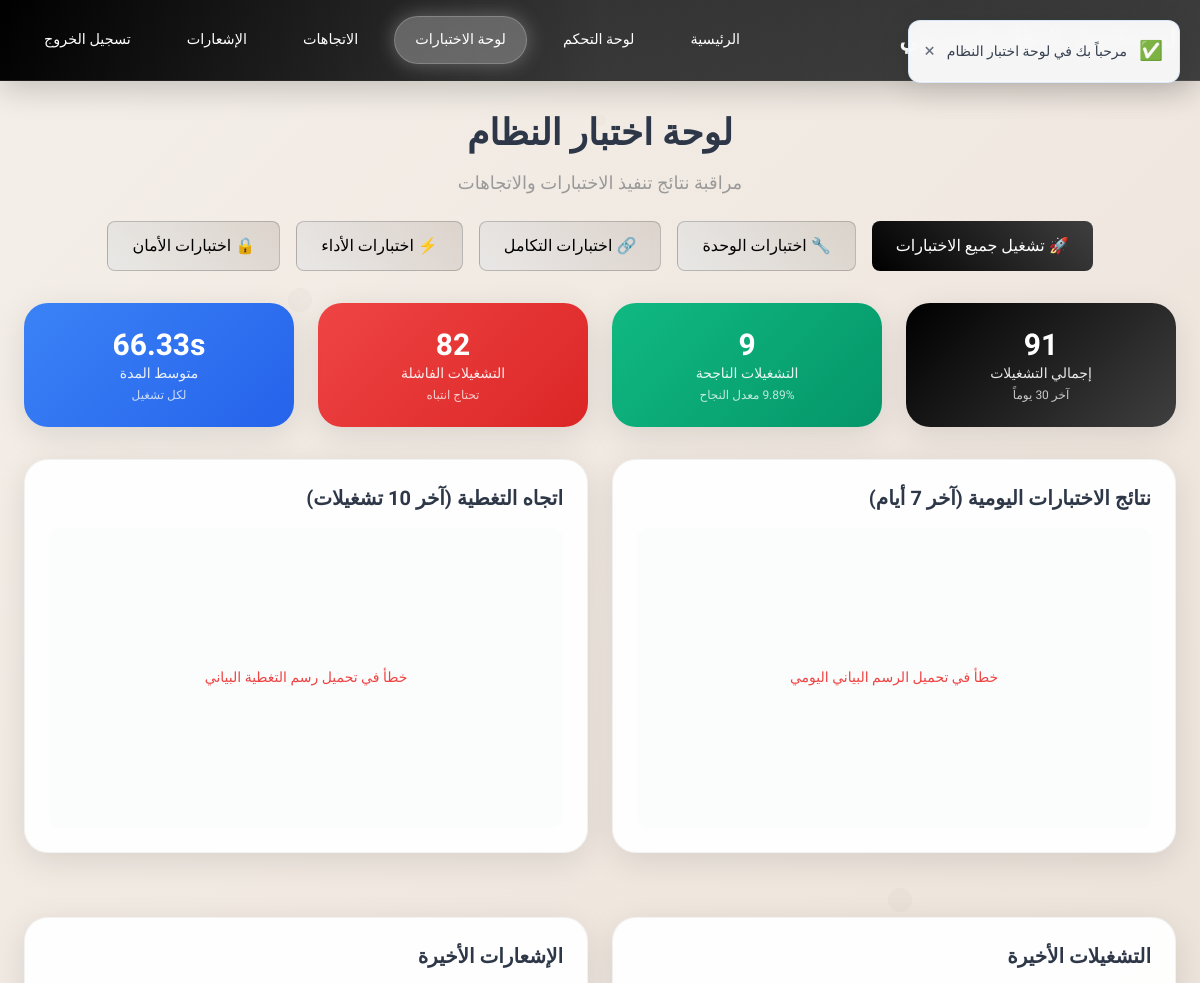
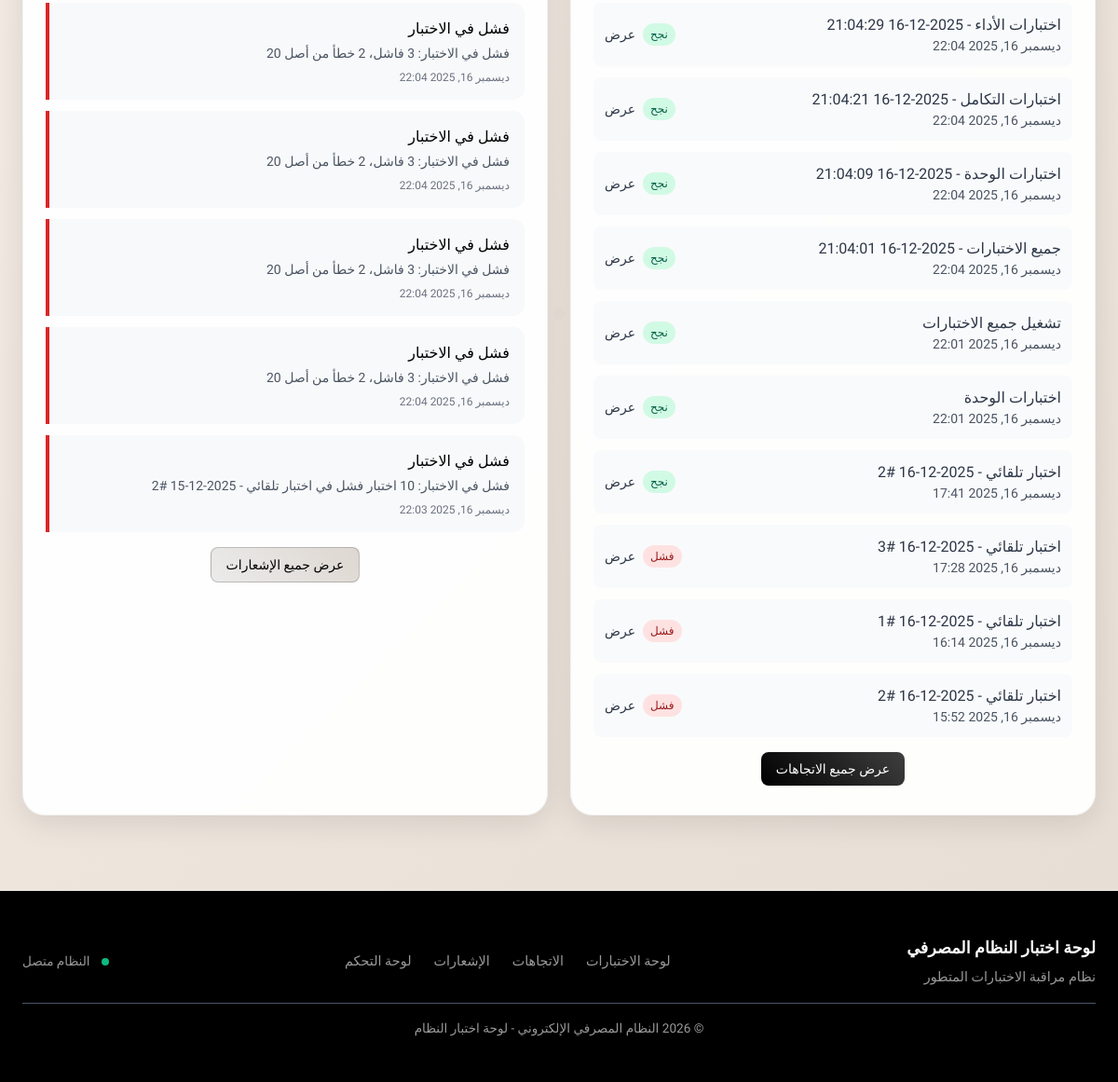
/test-dashboard/ (signed in), run on an earlier commit of the app's database (2 pictures, top to bottom).
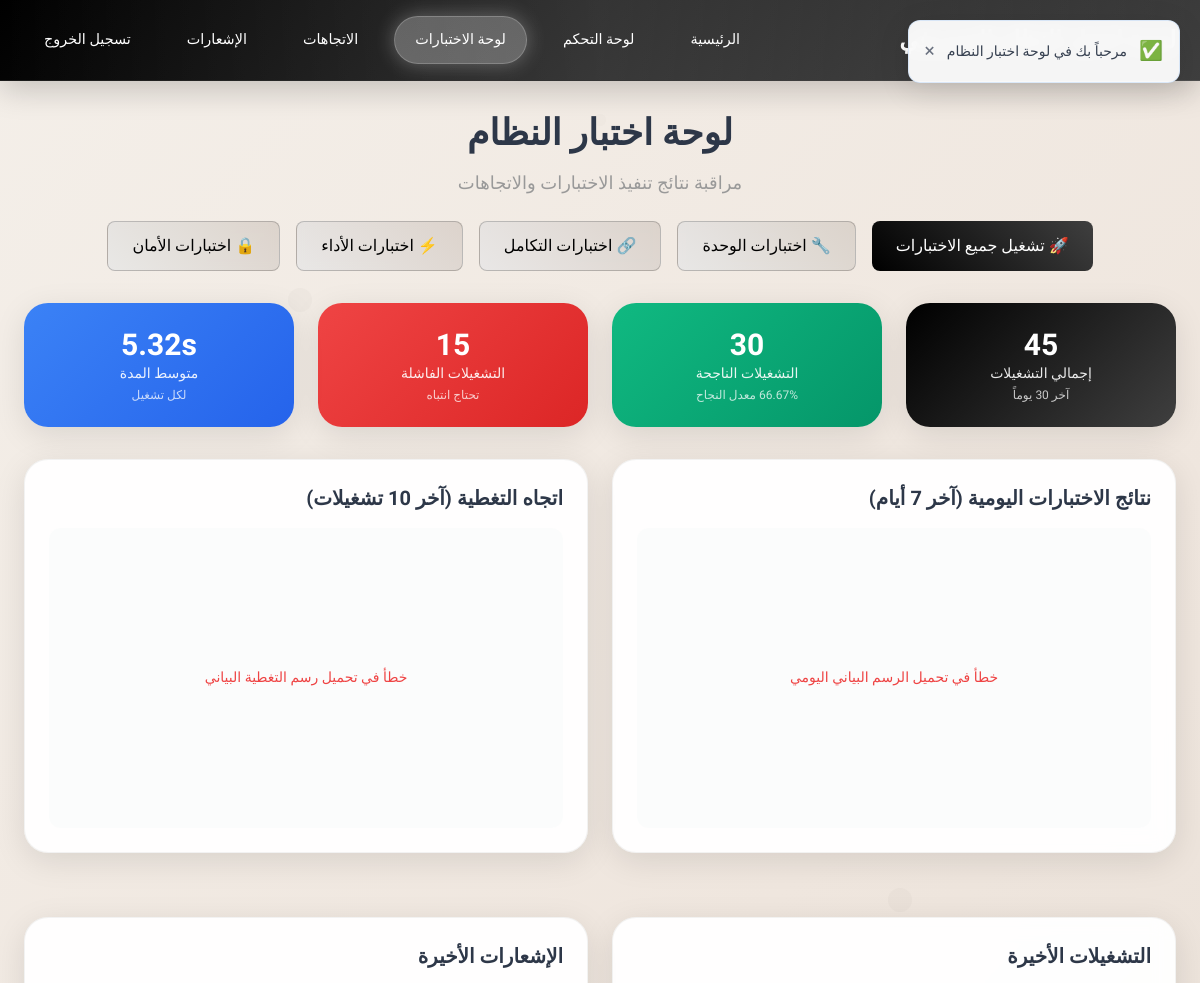
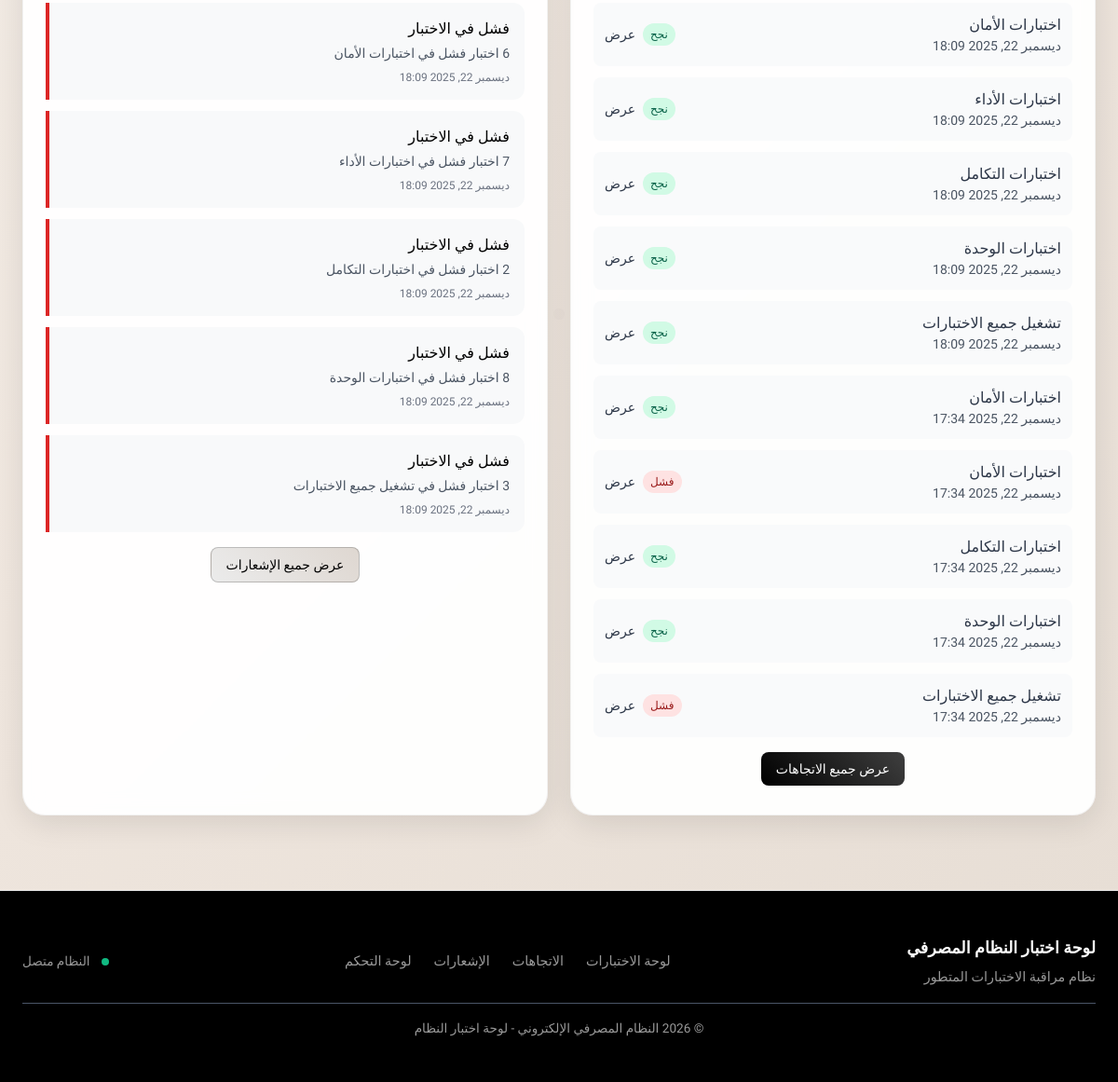
And on a later commit of the database (2 pictures, top to bottom).
### test_dashboard/models.py (models this page shows, shortened)
class TestRun(models.Model):
    STATUS_CHOICES = [
        ('running', 'Running'),
        ('passed', 'Passed'),
        ('failed', 'Failed'),
        ('error', 'Error'),
    ]
    name = models.CharField(max_length=200)
    status = models.CharField(max_length=20, choices=STATUS_CHOICES, default='running')
    start_time = models.DateTimeField(default=timezone.now)
    end_time = models.DateTimeField(null=True, blank=True)
    duration = models.FloatField(null=True, blank=True)
    total_tests = models.IntegerField(default=0)
    passed_tests = models.IntegerField(default=0)
    failed_tests = models.IntegerField(default=0)
    error_tests = models.IntegerField(default=0)
    coverage_percentage = models.FloatField(null=True, blank=True)
    class Meta:
        ordering = ['-start_time']

class TestNotification(models.Model):
    NOTIFICATION_TYPES = [
        ('test_failure', 'Test Failure'),
        ('build_failure', 'Build Failure'),
        ('coverage_drop', 'Coverage Drop'),
    ]
    test_run = models.ForeignKey(TestRun, on_delete=models.CASCADE)
    notification_type = models.CharField(max_length=20, choices=NOTIFICATION_TYPES)
    message = models.TextField()
    created_at = models.DateTimeField(default=timezone.now)
    is_sent = models.BooleanField(default=False)
    class Meta:
        ordering = ['-created_at']

### test_dashboard/views.py (the view)
# urls.py: path('', views.TestDashboardView.as_view(), name='dashboard'),
class TestDashboardView(LoginRequiredMixin, UserPassesTestMixin, ListView):
    template_name = 'test_dashboard/dashboard.html'
    model = TestRun
    context_object_name = 'recent_runs'
    paginate_by = 10
    def test_func(self):
        return self.request.user.is_staff or self.request.user.is_superuser
    def get_context_data(self, **kwargs):
        context = super().get_context_data(**kwargs)
        thirty_days_ago = timezone.now() - timedelta(days=30)
        recent_runs = TestRun.objects.filter(start_time__gte=thirty_days_ago)
        total_runs = recent_runs.count()
        passed_runs = recent_runs.filter(status='passed').count()
        failed_runs = recent_runs.filter(status='failed').count()
        success_rate = (passed_runs / total_runs * 100) if total_runs > 0 else 0
        avg_duration = recent_runs.aggregate(Avg('duration'))['duration__avg'] or 0
        coverage_trend = list(
            recent_runs.exclude(coverage_percentage__isnull=True)
            .order_by('-start_time')[:10]
            .values_list('coverage_percentage', flat=True)
        )
        seven_days_ago = timezone.now() - timedelta(days=7)
        daily_stats = []
        for i in range(7):
            day = seven_days_ago + timedelta(days=i)
            day_start = day.replace(hour=0, minute=0, second=0, microsecond=0)
            day_end = day_start + timedelta(days=1)
            day_runs = recent_runs.filter(
                start_time__gte=day_start,
                start_time__lt=day_end
            )
            daily_stats.append({
                'date': day.strftime('%Y-%m-%d'),
                'total': day_runs.count(),
                'passed': day_runs.filter(status='passed').count(),
                'failed': day_runs.filter(status='failed').count(),
            })
        if not daily_stats or all(stat['total'] == 0 for stat in daily_stats):
            daily_stats = []
            for i in range(7):
                day = seven_days_ago + timedelta(days=i)
                total = 15 + (i * 2)
                passed = int(total * 0.85)
                failed = total - passed
                daily_stats.append({
                    'date': day.strftime('%Y-%m-%d'),
                    'total': total,
                    'passed': passed,
                    'failed': failed,
                })
        if not coverage_trend:
            coverage_trend = [88.5, 87.2, 89.1, 86.8, 90.2, 88.9, 87.6, 89.4, 88.1, 87.8]
        recent_notifications = TestNotification.objects.filter(
            created_at__gte=thirty_days_ago
        )[:5]
        context.update({
            'total_runs': total_runs,
            'passed_runs': passed_runs,
            'failed_runs': failed_runs,
            'success_rate': round(success_rate, 2),
            'avg_duration': round(avg_duration, 2) if avg_duration else 0,
            'coverage_trend': json.dumps(coverage_trend[::-1]),
            'daily_stats': json.dumps(daily_stats),
            'recent_notifications': recent_notifications,
        })
        return context

### templates/test_dashboard/dashboard.html (shortened to what this page needs)
{% load i18n static %}
<!DOCTYPE html>
<html lang="ar" dir="rtl">
<head>
    <link href="https://unpkg.com/tailwindcss@^2.0/dist/tailwind.min.css" rel="stylesheet">
    <link rel="stylesheet" href="{% static 'css/admin-enhanced.css' %}">
</head>
<body>
    <nav class="navbar">
        <div class="nav-content">
            <a href="{% url 'admin:index' %}" class="nav-brand">
                لوحة اختبار النظام المصرفي
            </a>
            <div class="nav-links">
                <a href="{% url 'home' %}" class="nav-link">
                    الرئيسية
                </a>
                <a href="{% url 'admin:index' %}" class="nav-link">
                    لوحة التحكم
                </a>
                <a href="{% url 'test_dashboard:dashboard' %}" class="nav-link active">
                    لوحة الاختبارات
                </a>
                <a href="{% url 'test_dashboard:trends' %}" class="nav-link">
                    الاتجاهات
                </a>
                <a href="{% url 'test_dashboard:notifications' %}" class="nav-link">
                    الإشعارات
                </a>
                <a href="{% url 'accounts:user_logout' %}" class="nav-link">
                    تسجيل الخروج
                </a>
            </div>
        </div>
    </nav>
    <div class="content-area" style="max-width: 1200px; margin: 2rem auto; padding: 0 1.5rem; position: relative; z-index: 10;">
        <div class="text-center mb-8">
            <h1 class="text-4xl font-bold text-primary mb-4">لوحة اختبار النظام</h1>
            <p class="text-lg text-muted">مراقبة نتائج تنفيذ الاختبارات والاتجاهات</p>
            <div class="flex justify-center gap-4 mt-6 flex-wrap">
                <button onclick="runAllTests()" class="btn-primary px-6 py-3 rounded-lg font-medium">
                    🚀 تشغيل جميع الاختبارات
                </button>
                <button onclick="runUnitTests()" class="btn-secondary px-6 py-3 rounded-lg font-medium">
                    🔧 اختبارات الوحدة
                </button>
                <button onclick="runIntegrationTests()" class="btn-secondary px-6 py-3 rounded-lg font-medium">
                    🔗 اختبارات التكامل
                </button>
                <button onclick="runPerformanceTests()" class="btn-secondary px-6 py-3 rounded-lg font-medium">
                    ⚡ اختبارات الأداء
                </button>
                <button onclick="runSecurityTests()" class="btn-secondary px-6 py-3 rounded-lg font-medium">
                    🔒 اختبارات الأمان
                </button>
            </div>
        </div>
        <div class="grid grid-cols-1 md:grid-cols-2 lg:grid-cols-4 gap-6 mb-8">
            <div class="stat-card">
                <div class="text-3xl font-bold">{{ total_runs }}</div>
                <div class="text-sm opacity-90">إجمالي التشغيلات</div>
                <div class="text-xs opacity-75 mt-1">آخر 30 يوماً</div>
            </div>
            <div class="stat-card success">
                <div class="text-3xl font-bold">{{ passed_runs }}</div>
                <div class="text-sm opacity-90">التشغيلات الناجحة</div>
                <div class="text-xs opacity-75 mt-1">{{ success_rate }}% معدل النجاح</div>
            </div>
            <div class="stat-card danger">
                <div class="text-3xl font-bold">{{ failed_runs }}</div>
                <div class="text-sm opacity-90">التشغيلات الفاشلة</div>
                <div class="text-xs opacity-75 mt-1">تحتاج انتباه</div>
            </div>
            <div class="stat-card info">
                <div class="text-3xl font-bold">{{ avg_duration }}s</div>
                <div class="text-sm opacity-90">متوسط المدة</div>
                <div class="text-xs opacity-75 mt-1">لكل تشغيل</div>
            </div>
        </div>
        <div class="grid grid-cols-1 lg:grid-cols-2 gap-6 mb-8">
            <div class="chart-container">
                <h3 class="text-xl font-semibold mb-4 text-primary">نتائج الاختبارات اليومية (آخر 7 أيام)</h3>
                <div id="dailyChart" style="height: 300px;"></div>
            </div>
            <div class="chart-container">
                <h3 class="text-xl font-semibold mb-4 text-primary">اتجاه التغطية (آخر 10 تشغيلات)</h3>
                <div id="coverageChart" style="height: 300px;"></div>
            </div>
        </div>
        <div class="grid grid-cols-1 lg:grid-cols-2 gap-6">
            <div class="chart-container">
                <h3 class="text-xl font-semibold mb-4 text-primary">التشغيلات الأخيرة</h3>
                <div class="space-y-3">
                    {% for run in recent_runs %}
                    <div class="flex items-center justify-between p-3 bg-gray-50 rounded-lg">
                        <div>
                            <div class="font-medium text-primary">{{ run.name }}</div>
                            <div class="text-sm text-gray-600">{{ run.start_time|date:"M d, Y H:i" }}</div>
                        </div>
                        <div class="flex items-center gap-2">
                            <span class="px-2 py-1 text-xs rounded-full
                                {% if run.status == 'passed' %}bg-green-100 text-green-800
                                {% elif run.status == 'failed' %}bg-red-100 text-red-800
                                {% else %}bg-yellow-100 text-yellow-800{% endif %}">
                                {% if run.status == 'passed' %}نجح
                                {% elif run.status == 'failed' %}فشل
                                {% elif run.status == 'running' %}يعمل
                                {% else %}خطأ{% endif %}
                            </span>
                            <a href="{% url 'test_dashboard:test_run_detail' run.pk %}"
                               class="text-primary hover:text-primary-dark text-sm">عرض</a>
                        </div>
                    </div>
                    {% empty %}
                    <div class="text-center py-8 text-gray-500">
                        لا توجد تشغيلات اختبار
                    </div>
                    {% endfor %}
                </div>
                {% if recent_runs %}
                <div class="mt-4 text-center">
                    <a href="{% url 'test_dashboard:trends' %}"
                       class="btn-primary px-4 py-2 rounded-lg text-sm">
                        عرض جميع الاتجاهات
                    </a>
                </div>
                {% endif %}
            </div>
            <div class="chart-container">
                <h3 class="text-xl font-semibold mb-4 text-primary">الإشعارات الأخيرة</h3>
                <div class="space-y-3">
                    {% for notification in recent_notifications %}
                    <div class="notification-item {% if notification.notification_type == 'test_failure' %}danger{% elif notification.notification_type == 'coverage_drop' %}warning{% else %}info{% endif %}">
                        <div class="font-medium">
                            {% if notification.notification_type == 'test_failure' %}فشل في الاختبار
                            {% elif notification.notification_type == 'build_failure' %}فشل في البناء
                            {% elif notification.notification_type == 'coverage_drop' %}انخفاض التغطية
                            {% else %}{{ notification.get_notification_type_display }}{% endif %}
                        </div>
                        <div class="text-sm text-gray-600 mt-1">{{ notification.message|truncatewords:15 }}</div>
                        <div class="text-xs text-gray-500 mt-2">{{ notification.created_at|date:"M d, Y H:i" }}</div>
                    </div>
                    {% empty %}
                    <div class="text-center py-8 text-gray-500">
                        لا توجد إشعارات حديثة
                    </div>
                    {% endfor %}
                </div>
                {% if recent_notifications %}
                <div class="mt-4 text-center">
                    <a href="{% url 'test_dashboard:notifications' %}"
                       class="btn-secondary px-4 py-2 rounded-lg text-sm">
                        عرض جميع الإشعارات
                    </a>
                </div>
                {% endif %}
            </div>
        </div>
    </div>
    <footer class="footer">
        <div style="max-width: 1200px; margin: 0 auto; padding: 1.5rem;">
            <div style="display: flex; justify-content: space-between; align-items: center; flex-wrap: wrap; gap: 1rem;">
                <div>
                    <h3 style="color: var(--white); font-size: 1.1rem; font-weight: 600; margin: 0;">لوحة اختبار النظام المصرفي</h3>
                    <p style="color: var(--medium-gray); font-size: 0.9rem; margin: 0.5rem 0 0 0;">نظام مراقبة الاختبارات المتطور</p>
                </div>
                <div style="display: flex; gap: 1.5rem; align-items: center; flex-wrap: wrap;">
                    <a href="{% url 'test_dashboard:dashboard' %}" style="color: var(--medium-gray); text-decoration: none; font-size: 0.9rem; transition: color 0.3s;">لوحة الاختبارات</a>
                    <a href="{% url 'test_dashboard:trends' %}" style="color: var(--medium-gray); text-decoration: none; font-size: 0.9rem; transition: color 0.3s;">الاتجاهات</a>
                    <a href="{% url 'test_dashboard:notifications' %}" style="color: var(--medium-gray); text-decoration: none; font-size: 0.9rem; transition: color 0.3s;">الإشعارات</a>
                    <a href="{% url 'admin:index' %}" style="color: var(--medium-gray); text-decoration: none; font-size: 0.9rem; transition: color 0.3s;">لوحة التحكم</a>
                </div>
                <div style="display: flex; align-items: center; gap: 0.75rem;">
                    <div style="width: 8px; height: 8px; background: #10b981; border-radius: 50%;"></div>
                    <span style="color: var(--medium-gray); font-size: 0.85rem;">النظام متصل</span>
                </div>
            </div>
            <div style="border-top: 1px solid var(--primary-light); margin-top: 1rem; padding-top: 1rem; text-align: center;">
                <p style="color: var(--medium-gray); margin: 0; font-size: 0.85rem;">© 2026 النظام المصرفي الإلكتروني - لوحة اختبار النظام</p>
            </div>
        </div>
    </footer>
</body>
</html>

What changed in the data, as far as the page shows it:
removed TestRun: name "اختبارات الأداء - 2025-12-16 21:04:29", start_time "ديسمبر 16, 2025 22:04", status "نجح"
removed TestRun: name "اختبارات التكامل - 2025-12-16 21:04:21", start_time "ديسمبر 16, 2025 22:04", status "نجح"
removed TestRun: name "اختبارات الوحدة - 2025-12-16 21:04:09", start_time "ديسمبر 16, 2025 22:04", status "نجح"
removed TestRun: name "جميع الاختبارات - 2025-12-16 21:04:01", start_time "ديسمبر 16, 2025 22:04", status "نجح"
removed TestRun: name "تشغيل جميع الاختبارات", start_time "ديسمبر 16, 2025 22:01", status "نجح"
removed TestRun: name "اختبارات الوحدة", start_time "ديسمبر 16, 2025 22:01", status "نجح"
removed TestRun: name "اختبار تلقائي - 2025-12-16 #2", start_time "ديسمبر 16, 2025 17:41", status "نجح"
removed TestRun: name "اختبار تلقائي - 2025-12-16 #3", start_time "ديسمبر 16, 2025 17:28", status "فشل"
removed TestRun: name "اختبار تلقائي - 2025-12-16 #1", start_time "ديسمبر 16, 2025 16:14", status "فشل"
removed TestRun: name "اختبار تلقائي - 2025-12-16 #2", start_time "ديسمبر 16, 2025 15:52", status "فشل"
removed TestNotification: notification_type "فشل في الاختبار", message "فشل في الاختبار: 3 فاشل، 2 خطأ من أصل 20", created_at "ديسمبر 16, 2025 22:04"
removed TestNotification: notification_type "فشل في الاختبار", message "فشل في الاختبار: 3 فاشل، 2 خطأ من أصل 20", created_at "ديسمبر 16, 2025 22:04"
removed TestNotification: notification_type "فشل في الاختبار", message "فشل في الاختبار: 3 فاشل، 2 خطأ من أصل 20", created_at "ديسمبر 16, 2025 22:04"
removed TestNotification: notification_type "فشل في الاختبار", message "فشل في الاختبار: 3 فاشل، 2 خطأ من أصل 20", created_at "ديسمبر 16, 2025 22:04"
removed TestNotification: notification_type "فشل في الاختبار", message "فشل في الاختبار: 10 اختبار فشل في اختبار تلقائي - 2025-12-15 #2", created_at "ديسمبر 16, 2025 22:03"
added TestRun: name "اختبارات الأمان", start_time "ديسمبر 22, 2025 18:09", status "نجح"
added TestRun: name "اختبارات الأداء", start_time "ديسمبر 22, 2025 18:09", status "نجح"
added TestRun: name "اختبارات التكامل", start_time "ديسمبر 22, 2025 18:09", status "نجح"
added TestRun: name "اختبارات الوحدة", start_time "ديسمبر 22, 2025 18:09", status "نجح"
added TestRun: name "تشغيل جميع الاختبارات", start_time "ديسمبر 22, 2025 18:09", status "نجح"
added TestRun: name "اختبارات الأمان", start_time "ديسمبر 22, 2025 17:34", status "نجح"
added TestRun: name "اختبارات الأمان", start_time "ديسمبر 22, 2025 17:34", status "فشل"
added TestRun: name "اختبارات التكامل", start_time "ديسمبر 22, 2025 17:34", status "نجح"
added TestRun: name "اختبارات الوحدة", start_time "ديسمبر 22, 2025 17:34", status "نجح"
added TestRun: name "تشغيل جميع الاختبارات", start_time "ديسمبر 22, 2025 17:34", status "فشل"
added TestNotification: notification_type "فشل في الاختبار", message "6 اختبار فشل في اختبارات الأمان", created_at "ديسمبر 22, 2025 18:09"
added TestNotification: notification_type "فشل في الاختبار", message "7 اختبار فشل في اختبارات الأداء", created_at "ديسمبر 22, 2025 18:09"
added TestNotification: notification_type "فشل في الاختبار", message "2 اختبار فشل في اختبارات التكامل", created_at "ديسمبر 22, 2025 18:09"
added TestNotification: notification_type "فشل في الاختبار", message "8 اختبار فشل في اختبارات الوحدة", created_at "ديسمبر 22, 2025 18:09"
added TestNotification: notification_type "فشل في الاختبار", message "3 اختبار فشل في تشغيل جميع الاختبارات", created_at "ديسمبر 22, 2025 18:09"
Also different on the page:
{{ total_runs }}: "91" → "45"
{{ passed_runs }}: "9" → "30"
{{ success_rate }}: "9.89" → "66.67"
{{ failed_runs }}: "82" → "15"
{{ avg_duration }}: "66.33" → "5.32"
